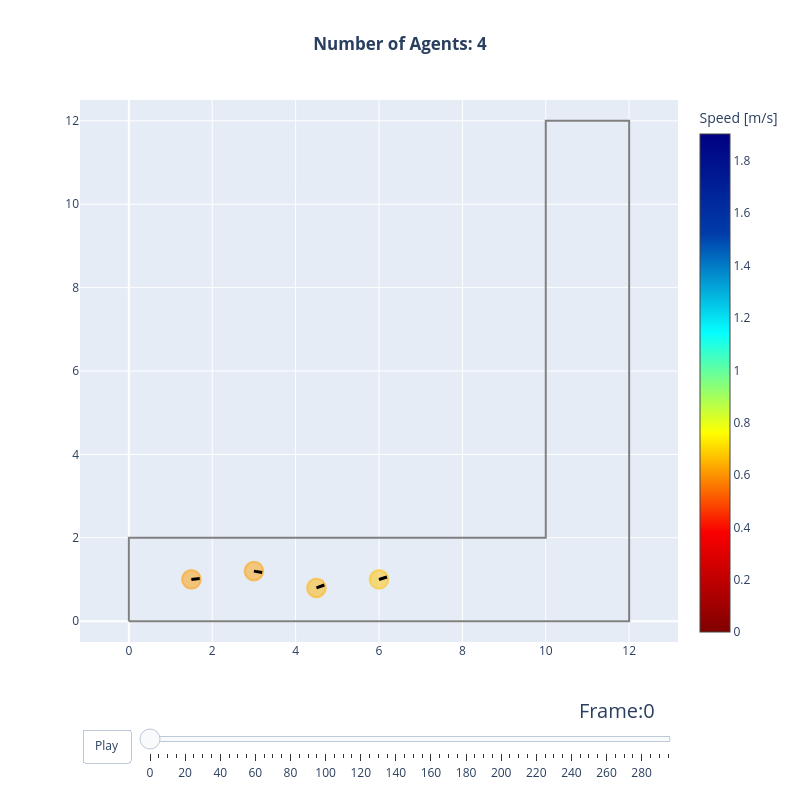

The notebook cell this image was saved under:
### Markdown cell above
## Scenario 1 -- the corner (jupedsim#1625 geometry)

An L-shaped corridor: the exit is around a bend, so the straight line to the
goal points through a wall. Before JuPedSim exposed the routed waypoint
(`ped.next_target`, merged in
[PR #1626](https://github.com/PedestrianDynamics/jupedsim/pull/1626)), a
Python model only saw the final goal here -- every agent walked into the
corner wall and pinned. Now the policy receives the waypoint through the
navmesh observation block and rounds the bend.

### Code cell
CORNER_AREA = shapely.Polygon(
    [(0, 0), (12, 0), (12, 12), (10, 12), (10, 2), (0, 2)]
)
CORNER_EXIT = [(10, 11), (12, 11), (12, 12), (10, 12)]
CORNER_SPAWNS = [(1.5, 1.0), (3.0, 1.2), (4.5, 0.8), (6.0, 1.0)]

corner_file = run_scenario("corner", CORNER_AREA, CORNER_EXIT, CORNER_SPAWNS, max_steps=4000)
trajectory_data, walkable_area = read_sqlite_file(corner_file)
animate(trajectory_data, walkable_area, every_nth_frame=5, radius=0.225)

### Figure 1 — Plotly figure (JSON) as saved in the notebook; plotly's stock layout.template omitted (floating-point values rounded to 4 significant figures)
{"data": [{"hoverinfo": "name", "line": {"color": "grey"}, "mode": "lines", "name": "Exterior", "showlegend": false, "type": "scatter", "x": [0.0, 0.0, 10.0, 10.0, 12.0, 12.0, 0.0], "y": [0.0, 2.0, 2.0, 12.0, 12.0, 0.0, 0.0]}, {"hoverinfo": "none", "marker": {"cmax": 1.903, "cmin": 0, "color": [0.484, 0.4956, 0.5299, 0.563], "colorbar": {"title": {"text": "Speed [m/s]"}}, "colorscale": [[0.0, "rgb(128,0,0)"], [0.2, "rgb(250,0,0)"], [0.4, "rgb(255,255,0)"], [0.6, "rgb(5,255,255)"], [0.8, "rgb(0,60,170)"], [1.0, "rgb(0,0,131)"]], "size": [0.45, 0.45, 0.45, 0.45]}, "mode": "markers", "showlegend": false, "text": [0.484, 0.4956, 0.5299, 0.563], "type": "scatter", "x": [1.5, 3.0, 4.5, 6.0], "y": [1.0, 1.2, 0.8, 1.0]}, {"hoverinfo": "text", "marker": {"opacity": 1, "size": 1}, "mode": "markers", "showlegend": false, "text": ["ID: 1, Pos(1.50,1.00)"], "type": "scatter", "x": [1.5], "y": [1.0]}, {"hoverinfo": "text", "marker": {"opacity": 1, "size": 1}, "mode": "markers", "showlegend": false, "text": ["ID: 2, Pos(3.00,1.20)"], "type": "scatter", "x": [3.0], "y": [1.2]}, {"hoverinfo": "text", "marker": {"opacity": 1, "size": 1}, "mode": "markers", "showlegend": false, "text": ["ID: 3, Pos(4.50,0.80)"], "type": "scatter", "x": [4.5], "y": [0.8]}, {"hoverinfo": "text", "marker": {"opacity": 1, "size": 1}, "mode": "markers", "showlegend": false, "text": ["ID: 4, Pos(6.00,1.00)"], "type": "scatter", "x": [6.0], "y": [1.0]}], "layout": {"autosize": false, "height": 800, "shapes": [{"fillcolor": "rgba(255, 156, 0, 0.5)", "line": {"color": "rgba(255, 156, 0, 0.5)"}, "type": "circle", "x0": 1.275, "x1": 1.725, "xref": "x", "y0": 0.775, "y1": 1.225, "yref": "y"}, {"fillcolor": "rgba(255, 159, 0, 0.5)", "line": {"color": "rgba(255, 159, 0, 0.5)"}, "type": "circle", "x0": 2.775, "x1": 3.225, "xref": "x", "y0": 0.975, "y1": 1.425, "yref": "y"}, {"fillcolor": "rgba(255, 178, 0, 0.5)", "line": {"color": "rgba(255, 178, 0, 0.5)"}, "type": "circle", "x0": 4.275, "x1": 4.725, "xref": "x", "y0": 0.575, "y1": 1.025, "yref": "y"}, {"fillcolor": "rgba(255, 193, 0, 0.5)", "line": {"color": "rgba(255, 193, 0, 0.5)"}, "type": "circle", "x0": 5.775, "x1": 6.225, "xref": "x", "y0": 0.775, "y1": 1.225, "yref": "y"}, {"line": {"color": "black", "width": 3}, "type": "line", "x0": 1.5, "x1": 1.699, "y0": 1.0, "y1": 1.023}, {"line": {"color": "black", "width": 3}, "type": "line", "x0": 3.0, "x1": 3.197, "y0": 1.2, "y1": 1.168}, {"line": {"color": "black", "width": 3}, "type": "line", "x0": 4.5, "x1": 4.689, "y0": 0.8, "y1": 0.8664}, {"line": {"color": "black", "width": 3}, "type": "line", "x0": 6.0, "x1": 6.191, "y0": 1.0, "y1": 1.06}], "sliders": [{"active": 0, "currentvalue": {"font": {"size": 20}, "prefix": "Frame:", "visible": true, "xanchor": "right"}, "len": 0.9, "pad": {"b": 10, "t": 50}, "steps": [{"args": [["0"], {"frame": {"duration": 100, "redraw": true}, "mode": "immediate", "transition": {"duration": 500}}], "label": "0", "method": "animate"}, {"args": [["5"], {"frame": {"duration": 100, "redraw": true}, "mode": "immediate", "transition": {"duration": 500}}], "label": "5", "method": "animate"}, {"args": [["10"], {"frame": {"duration": 100, "redraw": true}, "mode": "immediate", "transition": {"duration": 500}}], "label": "10", "method": "animate"}, {"args": [["15"], {"frame": {"duration": 100, "redraw": true}, "mode": "immediate", "transition": {"duration": 500}}], "label": "15", "method": "animate"}, {"args": [["20"], {"frame": {"duration": 100, "redraw": true}, "mode": "immediate", "transition": {"duration": 500}}], "label": "20", "method": "animate"}, {"args": [["25"], {"frame": {"duration": 100, "redraw": true}, "mode": "immediate", "transition": {"duration": 500}}], "label": "25", "method": "animate"}, {"args": [["30"], {"frame": {"duration": 100, "redraw": true}, "mode": "immediate", "transition": {"duration": 500}}], "label": "30", "method": "animate"}, {"args": [["35"], {"frame": {"duration": 100, "redraw": true}, "mode": "immediate", "transition": {"duration": 500}}], "label": "35", "method": "animate"}, {"args": [["40"], {"frame": {"duration": 100, "redraw": true}, "mode": "immediate", "transition": {"duration": 500}}], "label": "40", "method": "animate"}, {"args": [["45"], {"frame": {"duration": 100, "redraw": true}, "mode": "immediate", "transition": {"duration": 500}}], "label": "45", "method": "animate"}, {"args": [["50"], {"frame": {"duration": 100, "redraw": true}, "mode": "immediate", "transition": {"duration": 500}}], "label": "50", "method": "animate"}, {"args": [["55"], {"frame": {"duration": 100, "redraw": true}, "mode": "immediate", "transition": {"duration": 500}}], "label": "55", "method": "animate"}, {"args": [["60"], {"frame": {"duration": 100, "redraw": true}, "mode": "immediate", "transition": {"duration": 500}}], "label": "60", "method": "animate"}, {"args": [["65"], {"frame": {"duration": 100, "redraw": true}, "mode": "immediate", "transition": {"duration": 500}}], "label": "65", "method": "animate"}, {"args": [["70"], {"frame": {"duration": 100, "redraw": true}, "mode": "immediate", "transition": {"duration": 500}}], "label": "70", "method": "animate"}, {"args": [["75"], {"frame": {"duration": 100, "redraw": true}, "mode": "immediate", "transition": {"duration": 500}}], "label": "75", "method": "animate"}, {"args": [["80"], {"frame": {"duration": 100, "redraw": true}, "mode": "immediate", "transition": {"duration": 500}}], "label": "80", "method": "animate"}, {"args": [["85"], {"frame": {"duration": 100, "redraw": true}, "mode": "immediate", "transition": {"duration": 500}}], "label": "85", "method": "animate"}, {"args": [["90"], {"frame": {"duration": 100, "redraw": true}, "mode": "immediate", "transition": {"duration": 500}}], "label": "90", "method": "animate"}, {"args": [["95"], {"frame": {"duration": 100, "redraw": true}, "mode": "immediate", "transition": {"duration": 500}}], "label": "95", "method": "animate"}, {"args": [["100"], {"frame": {"duration": 100, "redraw": true}, "mode": "immediate", "transition": {"duration": 500}}], "label": "100", "method": "animate"}, {"args": [["105"], {"frame": {"duration": 100, "redraw": true}, "mode": "immediate", "transition": {"duration": 500}}], "label": "105", "method": "animate"}, {"args": [["110"], {"frame": {"duration": 100, "redraw": true}, "mode": "immediate", "transition": {"duration": 500}}], "label": "110", "method": "animate"}, {"args": [["115"], {"frame": {"duration": 100, "redraw": true}, "mode": "immediate", "transition": {"duration": 500}}], "label": "115", "method": "animate"}, {"args": [["120"], {"frame": {"duration": 100, "redraw": true}, "mode": "immediate", "transition": {"duration": 500}}], "label": "120", "method": "animate"}, {"args": [["125"], {"frame": {"duration": 100, "redraw": true}, "mode": "immediate", "transition": {"duration": 500}}], "label": "125", "method": "animate"}, {"args": [["130"], {"frame": {"duration": 100, "redraw": true}, "mode": "immediate", "transition": {"duration": 500}}], "label": "130", "method": "animate"}, {"args": [["135"], {"frame": {"duration": 100, "redraw": true}, "mode": "immediate", "transition": {"duration": 500}}], "label": "135", "method": "animate"}, {"args": [["140"], {"frame": {"duration": 100, "redraw": true}, "mode": "immediate", "transition": {"duration": 500}}], "label": "140", "method": "animate"}, {"args": [["145"], {"frame": {"duration": 100, "redraw": true}, "mode": "immediate", "transition": {"duration": 500}}], "label": "145", "method": "animate"}, {"args": [["150"], {"frame": {"duration": 100, "redraw": true}, "mode": "immediate", "transition": {"duration": 500}}], "label": "150", "method": "animate"}, {"args": [["155"], {"frame": {"duration": 100, "redraw": true}, "mode": "immediate", "transition": {"duration": 500}}], "label": "155", "method": "animate"}, {"args": [["160"], {"frame": {"duration": 100, "redraw": true}, "mode": "immediate", "transition": {"duration": 500}}], "label": "160", "method": "animate"}, {"args": [["165"], {"frame": {"duration": 100, "redraw": true}, "mode": "immediate", "transition": {"duration": 500}}], "label": "165", "method": "animate"}, {"args": [["170"], {"frame": {"duration": 100, "redraw": true}, "mode": "immediate", "transition": {"duration": 500}}], "label": "170", "method": "animate"}, {"args": [["175"], {"frame": {"duration": 100, "redraw": true}, "mode": "immediate", "transition": {"duration": 500}}], "label": "175", "method": "animate"}, {"args": [["180"], {"frame": {"duration": 100, "redraw": true}, "mode": "immediate", "transition": {"duration": 500}}], "label": "180", "method": "animate"}, {"args": [["185"], {"frame": {"duration": 100, "redraw": true}, "mode": "immediate", "transition": {"duration": 500}}], "label": "185", "method": "animate"}, {"args": [["190"], {"frame": {"duration": 100, "redraw": true}, "mode": "immediate", "transition": {"duration": 500}}], "label": "190", "method": "animate"}, {"args": [["195"], {"frame": {"duration": 100, "redraw": true}, "mode": "immediate", "transition": {"duration": 500}}], "label": "195", "method": "animate"}, {"args": [["200"], {"frame": {"duration": 100, "redraw": true}, "mode": "immediate", "transition": {"duration": 500}}], "label": "200", "method": "animate"}, {"args": [["205"], {"frame": {"duration": 100, "redraw": true}, "mode": "immediate", "transition": {"duration": 500}}], "label": "205", "method": "animate"}, {"args": [["210"], {"frame": {"duration": 100, "redraw": true}, "mode": "immediate", "transition": {"duration": 500}}], "label": "210", "method": "animate"}, {"args": [["215"], {"frame": {"duration": 100, "redraw": true}, "mode": "immediate", "transition": {"duration": 500}}], "label": "215", "method": "animate"}, {"args": [["220"], {"frame": {"duration": 100, "redraw": true}, "mode": "immediate", "transition": {"duration": 500}}], "label": "220", "method": "animate"}, {"args": [["225"], {"frame": {"duration": 100, "redraw": true}, "mode": "immediate", "transition": {"duration": 500}}], "label": "225", "method": "animate"}, {"args": [["230"], {"frame": {"duration": 100, "redraw": true}, "mode": "immediate", "transition": {"duration": 500}}], "label": "230", "method": "animate"}, {"args": [["235"], {"frame": {"duration": 100, "redraw": true}, "mode": "immediate", "transition": {"duration": 500}}], "label": "235", "method": "animate"}, {"args": [["240"], {"frame": {"duration": 100, "redraw": true}, "mode": "immediate", "transition": {"duration": 500}}], "label": "240", "method": "animate"}, {"args": [["245"], {"frame": {"duration": 100, "redraw": true}, "mode": "immediate", "transition": {"duration": 500}}], "label": "245", "method": "animate"}, {"args": [["250"], {"frame": {"duration": 100, "redraw": true}, "mode": "immediate", "transition": {"duration": 500}}], "label": "250", "method": "animate"}, {"args": [["255"], {"frame": {"duration": 100, "redraw": true}, "mode": "immediate", "transition": {"duration": 500}}], "label": "255", "method": "animate"}, {"args": [["260"], {"frame": {"duration": 100, "redraw": true}, "mode": "immediate", "transition": {"duration": 500}}], "label": "260", "method": "animate"}, {"args": [["265"], {"frame": {"duration": 100, "redraw": true}, "mode": "immediate", "transition": {"duration": 500}}], "label": "265", "method": "animate"}, {"args": [["270"], {"frame": {"duration": 100, "redraw": true}, "mode": "immediate", "transition": {"duration": 500}}], "label": "270", "method": "animate"}, {"args": [["275"], {"frame": {"duration": 100, "redraw": true}, "mode": "immediate", "transition": {"duration": 500}}], "label": "275", "method": "animate"}, {"args": [["280"], {"frame": {"duration": 100, "redraw": true}, "mode": "immediate", "transition": {"duration": 500}}], "label": "280", "method": "animate"}, {"args": [["285"], {"frame": {"duration": 100, "redraw": true}, "mode": "immediate", "transition": {"duration": 500}}], "label": "285", "method": "animate"}, {"args": [["290"], {"frame": {"duration": 100, "redraw": true}, "mode": "immediate", "transition": {"duration": 500}}], "label": "290", "method": "animate"}, {"args": [["295"], {"frame": {"duration": 100, "redraw": true}, "mode": "immediate", "transition": {"duration": 500}}], "label": "295", "method": "animate"}], "transition": {"duration": 100, "easing": "cubic-in-out"}, "x": 0.1, "xanchor": "left", "y": 0, "yanchor": "top"}], "title": {"text": "<b>Number of Agents: 4</b>", "x": 0.5}, "updatemenus": [{"buttons": [{"args": [null, {"frame": {"duration": 100, "redraw": true}, "fromcurrent": true}], "label": "Play", "method": "animate"}], "direction": "left", "pad": {"r": 10, "t": 87}, "showactive": false, "type": "buttons", "x": 0.1, "xanchor": "right", "y": 0, "yanchor": "top"}], "width": 800, "xaxis": {"range": [-0.5, 12.5]}, "yaxis": {"range": [-0.5, 12.5], "scaleanchor": "x", "scaleratio": 1}}}
